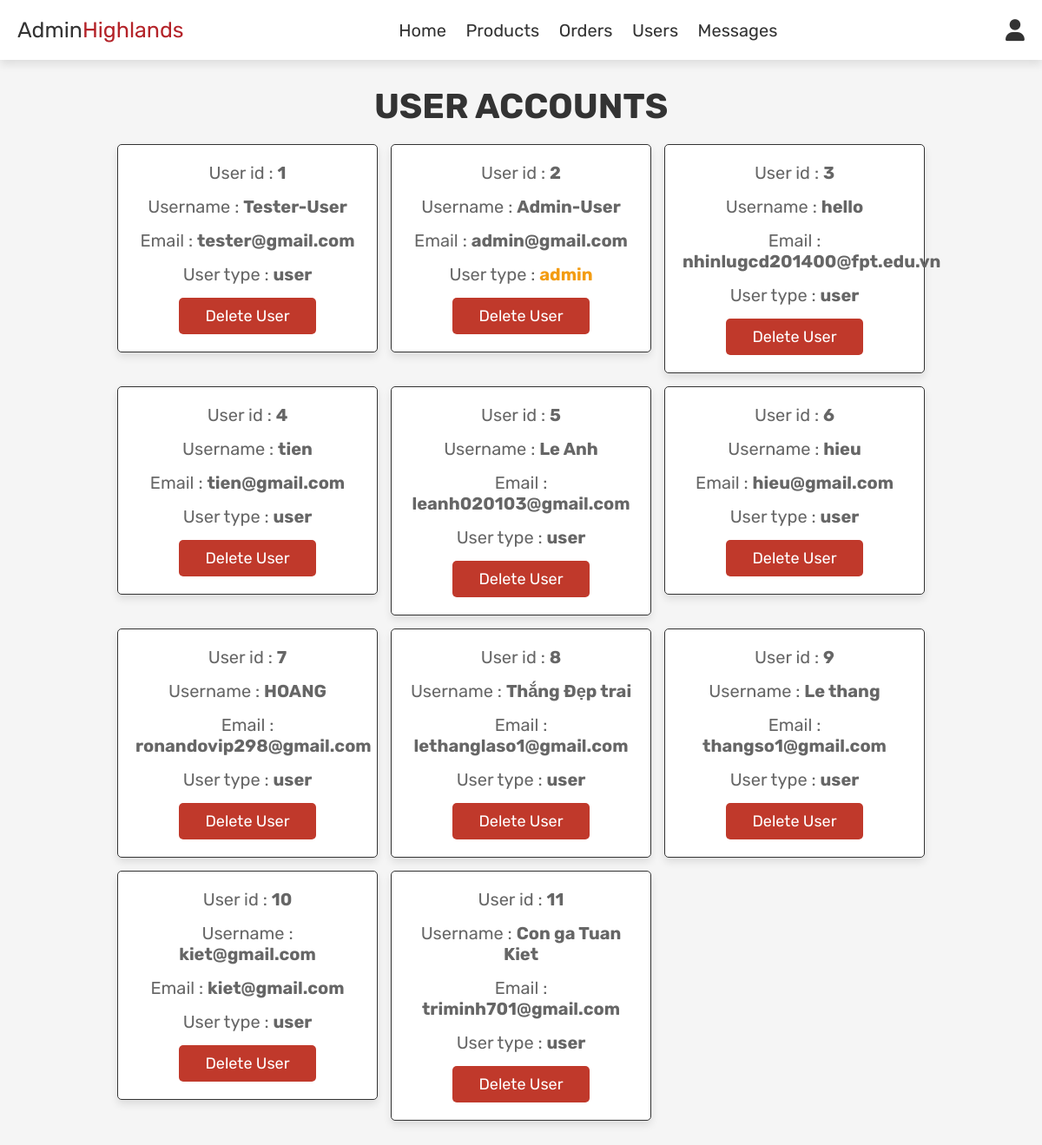
Screenshot of /admin_users.php (signed in) with the database file from the repository.
### tables this page shows
CREATE TABLE `users` (
  `id` int(100) NOT NULL,
  `name` varchar(100) NOT NULL,
  `email` varchar(100) NOT NULL,
  `password` varchar(100) NOT NULL,
  `user_type` varchar(20) NOT NULL DEFAULT 'user'
);

### admin_users.php (the view, shortened to what this page needs)
<?php
include 'config.php';
?>
<!DOCTYPE html>
<html lang="en">
<head>
   <link rel="stylesheet" href="https://cdnjs.cloudflare.com/ajax/libs/font-awesome/6.0.0/css/all.min.css">
   <link rel="stylesheet" href="css/admin_style.css">
</head>
<body>
   <?php include 'admin_header.php'; ?>
   <section class="users">
      <h1 class="title"> user accounts </h1>
      <div class="box-container">
         <?php
         $select_users = mysqli_query($conn, "SELECT * FROM `users`") or die('Query failed');
         while ($fetch_users = mysqli_fetch_assoc($select_users)) {
         ?>
            <div class="box">
               <p> User id : <B><?php echo $fetch_users['id']; ?></b> </p>
               <p> Username : <b><?php echo $fetch_users['name']; ?></b> </p>
               <p> Email : <b><?php echo $fetch_users['email']; ?></b> </p>
               <p> User type : <b style="color:<?php if ($fetch_users['user_type'] == 'admin') {
                                                   echo 'var(--orange)';
                                                } ?>"><?php echo $fetch_users['user_type']; ?></b> </p>
               <a href="admin_users.php?delete=<?php echo $fetch_users['id']; ?>" onclick="return confirm('Delete this user?');" class="delete-btn">Delete user</a>
            </div>
         <?php
         };
         ?>
      </div>
   </section>
</body>
</html>

### css/admin_style.css (style rules this page uses)
:root { --red: #c0392b; --orange: #f39c12; --black: #333; --white: #fff; --light-color: #666; --light-white: #ccc; --light-bg: #f5f5f5; --border: .1rem solid var(--black); --box-shadow: 0 .5rem 1rem rgba(0, 0, 0, .1); }
* { font-family: 'Rubik', sans-serif; margin: 0; padding: 0; box-sizing: border-box; outline: none; border: none; text-decoration: none; transition: all .2s linear; }
html { font-size: 62.5%; overflow-x: hidden; }
body { background-color: var(--light-bg); }
section { padding: 3rem 2rem; }
.title { text-align: center; margin-bottom: 2rem; text-transform: uppercase; color: var(--black); font-size: 4rem; }
.btn, .option-btn, .delete-btn, .white-btn { display: inline-block; margin-top: 1rem; padding: 1rem 3rem; cursor: pointer; color: white; font-size: 1.8rem; border-radius: .5rem; text-transform: capitalize; }
.delete-btn { background-color: var(--red); }
.users .box-container { display: grid; grid-template-columns: repeat(auto-fit, 30rem); justify-content: center; gap: 1.5rem; max-width: 1200px; margin: 0 auto; align-items: flex-start; }
.users .box-container .box { background-color: var(--white); padding: 2rem; border: var(--border); box-shadow: var(--box-shadow); border-radius: .5rem; text-align: center; }
.users .box-container .box p { padding-bottom: 1.5rem; font-size: 2rem; color: var(--light-color); }
.users .box-container .box .delete-btn { margin-top: 0; }

### rows the page displays
users: id "1", name "Tester-User", email "tester@gmail.com", user_type "user"
users: id "2", name "Admin-User", email "admin@gmail.com", user_type "admin"
users: id "3", name "hello", email "nhinlugcd201400@fpt.edu.vn", user_type "user"
users: id "4", name "tien", email "tien@gmail.com", user_type "user"
users: id "5", name "Le Anh", email "leanh020103@gmail.com", user_type "user"
users: id "6", name "hieu", email "hieu@gmail.com", user_type "user"
users: id "7", name "HOANG", email "ronandovip298@gmail.com", user_type "user"
users: id "8", name "Thắng Đẹp trai", email "lethanglaso1@gmail.com", user_type "user"
users: id "9", name "Le thang", email "thangso1@gmail.com", user_type "user"
users: id "10", name "kiet@gmail.com", email "kiet@gmail.com", user_type "user"
users: id "11", name "Con ga Tuan Kiet", email "triminh701@gmail.com", user_type "user"
